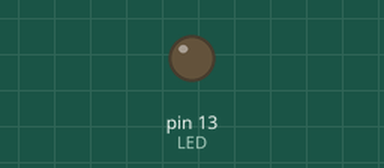
A sketch run on a simulated Arduino Uno, built with avr-gcc and run on an emulated ATmega328P. Parts: output pins drawn as LEDs (lit = HIGH).

Above: at 0.05 s.
At 0.3 s:
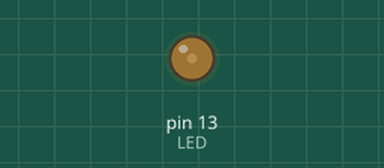
At 0.55 s:
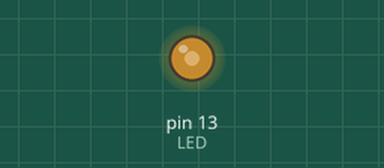
At 1.1 s:
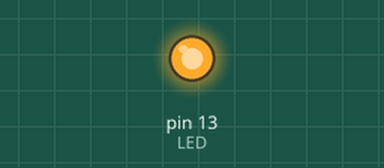
Timing chart, 0 to 3.0 s (numbered marks = the images above):
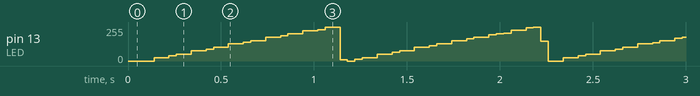

The sketch:

digitalWrite1.ino
```cpp
const int LED = 13;

void setup() {
  pinMode(LED, OUTPUT);
  // digitalWrite(LED, HIGH);
  // digitalWrite(LED, LOW);
}

void loop() {
  for (int t_high = 0; t_high <= 10; t_high++) {
    int cnt = 0;
    while (true) {
      digitalWrite(LED, HIGH);
      delay(t_high);
      digitalWrite(LED, LOW);
      delay(10 - t_high);

      cnt++;
      if (cnt == 10) break;
    }
  }
  // digitalWrite(LED, HIGH);
  // delay(1);
  // digitalWrite(LED, LOW);
  // delay(9);
}
```
